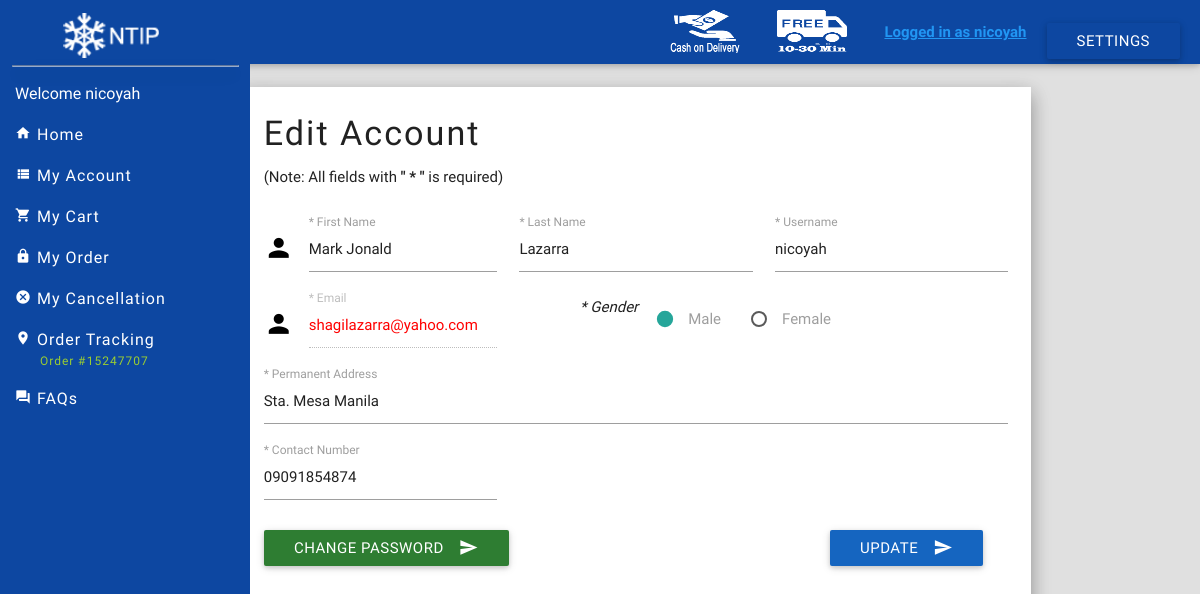
Page /edit-customer.php (signed in) on the committed database.
### tables this page shows
CREATE TABLE `customer` (
  `customer_id` int(11) NOT NULL AUTO_INCREMENT,
  `username` varchar(10) NOT NULL,
  `password` varchar(200) NOT NULL,
  `fname` varchar(30) NOT NULL,
  `lname` varchar(30) NOT NULL,
  `address` varchar(50) NOT NULL,
  `gender` varchar(10) NOT NULL,
  `city` varchar(390) NOT NULL,
  `contact` varchar(12) NOT NULL,
  `date_created` date NOT NULL,
  `email` varchar(30) NOT NULL,
  `type` varchar(10) NOT NULL,
  PRIMARY KEY (`customer_id`),
  UNIQUE KEY `email` (`email`)
);

### php/function.php (called while the page is built, shortened)
<?php
	function loggedin() {
		if(isset($_SESSION['user_id']) && !empty($_SESSION['user_id'])){
			return true;
		}else{
			return false;
		}
	}
	function loggedin2() {
		if(isset($_SESSION['customer_id']) && !empty($_SESSION['customer_id'])){
			return true;
		}else{
			return false;
		}
	}
	function userData2($field){
		$query = "SELECT `$field` FROM `customer` WHERE `customer_id` = '" . $_SESSION['customer_id'] . "'";
		if($run = mysql_query($query)){
			$result = mysql_result($run, 0, $field);
			return $result;
		}
	}
    	function empDataCustomer($id ,$field){
		$query = "SELECT `$field` FROM `customer` WHERE `customer_id` = '" . $id . "'";
		if($run = mysql_query($query)){
			$result = mysql_result($run, 0, $field);
			return $result;
		}
	}
    function data_secure($data){
    $data = htmlspecialchars($data);
    $data = trim($data);
    $data = stripcslashes($data);
    return $data;
}
?>

### edit-customer.php (the view, shortened to what this page needs)
<?php
  if ($_SESSION["accesscode"] == "newtaytayiceplantcustomer"){
  include 'php/function.php';
  $id = data_secure($_SESSION['customer_id']);
?>
<html>
<head>
  <link type="text/css" rel="stylesheet" href="css/materialize.css"  media="screen,projection"/>
  <link type="text/css" rel="stylesheet" href="css/forms.css">
  <link type="text/css" rel="stylesheet" href="css/sidebar.css">
</head>
<body>
  <?php
    include 'php/header.php';
    include 'php/sidebarcustomer.php';
  ?>
    <div class="col s12" style="margin-left: 6%;">
      <div class="container white z-depth-2" style="margin-top: 2%;height:100%; padding-top: 1%; padding-bottom: 3%;">
        <form action ="#" method="post">
        <h4 style="letter-spacing: 2px;">Edit Account</h4>
        (Note: All fields with <b>" * "</b> is required)<br><br>
        <div class="row">
            <div class="input-field col s4">
                <i class="small mdi-social-person prefix black-text"></i>
                <input id="lname" type="text" class="validate" name="fname"  require required maxlength="15" value="<?php echo empDataCustomer($id, 'fname'); ?>">
                <label for="fname">* First Name</label>
            </div>
            <div class="input-field col s4">
                <input id="fname" type="text" class="validate" name="lname"  require required maxlength="15" value="<?php echo empDataCustomer($id, 'lname'); ?>">
                <label for="lname">* Last Name</label>
            </div>
              <div class="input-field col s4">
                <input id="fname" type="text" class="validate" name="username"  require required maxlength="15" value="<?php echo empDataCustomer($id, 'username'); ?>">
                <label for="lname">* Username</label>
            </div>
             <div class="input-field col s4">
              <i class="small mdi-social-person prefix black-text"></i>
                <input disabled id="fname" type="text" class="validate" name="email"  require required maxlength="15" style ="color:red" value="<?php echo empDataCustomer($id, 'email'); ?>">
                <label for="fname">* Email</label>
            </div>
            <div class="input-field col s6 center" style="margin-top: 1%;">
                <i>* Gender</i>
                <label for="male">Male</label>&nbsp;&nbsp;&nbsp;&nbsp;&nbsp;&nbsp;
                <label for="female">Female</label>
            </div><br /><br />
           <br /><br /><br /><br />
            <div class="input-field col s12">
                <input id="address" type="text" class="validate" name="address"  require required maxlength="50" value="<?php echo empDataCustomer($id, 'address'); ?>">
                <label for="address">* Permanent Address</label>
            </div>
            <div class="input-field col s4">
                <input id="contact" type="text" class="validate" name="contact"  require required maxlength="12" value="<?php echo empDataCustomer($id, 'contact'); ?>">
                <label for="contact">* Contact Number</label>
            </div>
        <div class="input-field col s12 left">
         <button class="medium btn waves-effect waves-light green darken-3 left" type="submit" name="changePassword" style="margin-right: 25px;">
            Change Password
          <i class="mdi-content-send right"></i>
          </button>
            <button class="medium btn waves-effect waves-light blue darken-3 right" type="submit" name="submit" style="margin-right: 25px;">
            Update
          <i class="mdi-content-send right"></i>
          </button>
           </div>
        </form>
      </div>
    </div>
</body>
</html>
<?php
}
    else {
        echo "<script>alert('Login first!');window.location='index.php'</script>";
        sleep(1);
    }
 ?>

### php/header.php (shortened to what this page needs)
<div class="navbar-fixed">
    <?php if(loggedin()){
      echo "<nav class='white'>";
      }else{
        echo "<nav class='blue darken-4'>";
        } ?>
      <div class="nav-wrapper">
        <ul style="padding-left: 5px; padding-right: 20px;">
          <li><img src="img/snowflake-icon.png" style="margin-top: 10px;margin-left: 10px;">&nbsp;&nbsp;&nbsp;&nbsp;&nbsp;&nbsp;&nbsp;&nbsp;&nbsp;&nbsp;</li>
          <li class=""><a href="index.php" class="">Home</a></li>
          <?php
            if(loggedin2()){
              $username = userData2('username');
              echo "<li class='right'><a style = 'margin-top: 15px; margin-left: 20px;' class='dropdown-button btn blue darken-4' href='#' data-activates='dropdown1'>Settings</a></li>";
              echo "<li class='right blue-text' style='font-weight: bold;'><u>Logged in as ". $username ."</u></li>";
           echo " <li class='right blue-text'><img src='img/shipping.png'  style='margin-top: 10px;height:43px;width:70px;'>&nbsp;&nbsp;&nbsp;&nbsp;&nbsp;&nbsp;&nbsp;&nbsp;&nbsp;&nbsp;</li>;";
  echo " <li class='right blue-text'><img src='img/cod.png'  style='margin-top: 10px;height:43px;width:70px;'>&nbsp;&nbsp;&nbsp;&nbsp;&nbsp;&nbsp;&nbsp;&nbsp;&nbsp;&nbsp;</li>";
}
          ?>
        </ul>
      </div>
    </nav>
  </div>

### php/sidebarcustomer.php (shortened to what this page needs)
<div class="row">
    <div class="sidepanel">
      <div class="sidepanel-container">
        <img src="img/snowflake-icon.png"  style="widht: 45px; height:45px; margin-left:25%; margin-top: 5%; ">
        <hr class="hdr z-depth-2">
        <ul>
          <li class="subtitle">
            <?php
              $type = userData2("type");
                $username = userData2("username");
              echo "Welcome" . " $username";
            ?>
          </li>
          <?php
            if($type == "Customer"){
          ?>
            <li class="bold sidepanel-icon">
              <a href="index.php" class="waves-effect waves-cyan">
                <i class="mdi-action-home"></i>
                Home
              </a>
            </li>
            <li class="bold sidepanel-icon">
              <a href="edit-customer.php" class="waves-effect waves-cyan">
                <i class="mdi-action-view-list"></i>
                My Account
              </a>
            </li>
            <li class="bold sidepanel-icon">
              <a href="my_cart.php" class="waves-effect waves-cyan">
                <i class="mdi-action-shopping-cart"></i>
                My Cart
              </a>
            </li>
            <li class="bold sidepanel-icon">
              <a href="my_order.php" class="waves-effect waves-cyan">
                <i class="mdi-action-order"></i>
                My Order </a>
            </li>
             <li class="bold sidepanel-icon">
              <a href="my_cancellation.php" class="waves-effect waves-cyan">
                <i class="mdi-action-return"></i>
                My Cancellation
              </a>
            </li>
                <li class="bold sidepanel-icon" style="margin-bottom: -15px;">
              <a href="my_order.php" class="waves-effect waves-cyan">
                <i class="mdi-action-ordert"></i>
                Order Tracking
              </a>
            </li>
                     <?php
                    $email = data_secure($_SESSION["email"]);
                    $query = "SELECT DISTINCT order_id  FROM `orders` WHERE email = '$email' AND state <> 'delivered'";
                    $run   = mysql_query($query);
                    while($row = mysql_fetch_array($run)){ ?>
                      <li class="bold sidepanel-icon">
                      <a href="order-tracking.php?order_id=<?php echo $row["order_id"];?>" class="waves-effect waves-cyan">
                      <span style="font-size: 12px;margin-left:25px;color: yellowgreen;"> Order #<?php echo $row["order_id"]?> </span>
                      </a>
                      </li>
                  <?php
                    }
                  ?>
         <?php }
           ?>
                <li class="bold sidepanel-icon" style="margin-bottom: -15px;">
              <a href="faqs.php" class="waves-effect waves-cyan">
                <i class="mdi-action-question-answer"></i>
                FAQs
              </a>
            </li>
        </ul>
    </div>
  </div>
</div>

### css/forms.css (style rules this page uses)
body { background-color: #E0E0E0; }

### css/sidebar.css (style rules this page uses)
.sidepanel { z-index: 999; }
.sidepanel-container { position: fixed; z-index: 999; margin-top: 0; left: 0; top: 0; width: 250px; height: 100%; background: #0D47A1; }
.sidepanel-icon a { color: white; width: 100%; margin-top: 15px; letter-spacing: 1px; font-size: 16px; padding-left: 15px; }
.hdr { width:90%; opacity: 0.6; }
.subtitle { padding-left: 15px; font-size: 16px; color:white; }

### rows in the picture
customer: username "nicoyah", fname "Mark Jonald", lname "Lazarra", email "shagilazarra@yahoo.com", address "Sta. Mesa Manila", contact "09091854874"

### other values in the picture
$row["order_id"] "15247707"
